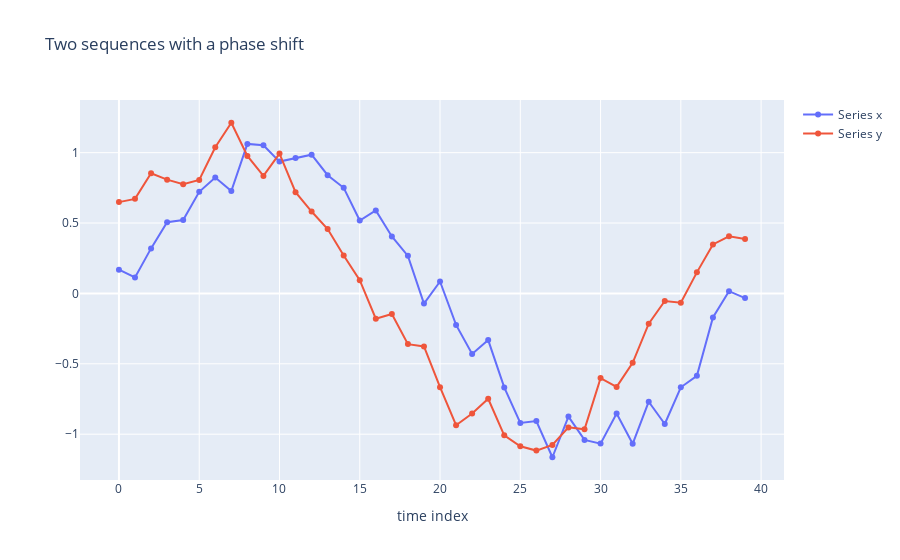

Notebook source saved alongside this figure:
### Code cell
fig = go.Figure()
fig.add_trace(go.Scatter(y=x, mode='lines+markers', name='Series x'))
fig.add_trace(go.Scatter(y=y, mode='lines+markers', name='Series y'))
fig.update_layout(title='Two sequences with a phase shift', xaxis_title='time index')
fig.show()

### Figure 1 — Plotly figure (JSON) as saved in the notebook; plotly's stock layout.template omitted (floating-point values rounded to 4 significant figures)
{"data": [{"mode": "lines+markers", "name": "Series x", "type": "scatter", "y": [0.1691, 0.1138, 0.32, 0.5055, 0.5218, 0.7214, 0.8229, 0.728, 1.062, 1.053, 0.9366, 0.9626, 0.9855, 0.8399, 0.7503, 0.5178, 0.5899, 0.4044, 0.2668, -0.07219, 0.0846, -0.2239, -0.4307, -0.3316, -0.6677, -0.9197, -0.9065, -1.164, -0.8749, -1.041, -1.067, -0.8533, -1.069, -0.7694, -0.9276, -0.667, -0.5851, -0.1705, 0.0162, -0.03294]}, {"mode": "lines+markers", "name": "Series y", "type": "scatter", "y": [0.6487, 0.6717, 0.8537, 0.8082, 0.7764, 0.8061, 1.038, 1.212, 0.9768, 0.8349, 0.9931, 0.7194, 0.5816, 0.4577, 0.269, 0.09371, -0.1796, -0.1458, -0.3602, -0.3771, -0.6661, -0.9364, -0.8529, -0.7484, -1.008, -1.085, -1.116, -1.077, -0.9516, -0.9654, -0.6015, -0.6639, -0.4927, -0.2147, -0.05376, -0.06569, 0.1496, 0.3477, 0.4057, 0.3868]}], "layout": {"title": {"text": "Two sequences with a phase shift"}, "xaxis": {"title": {"text": "time index"}}}}
